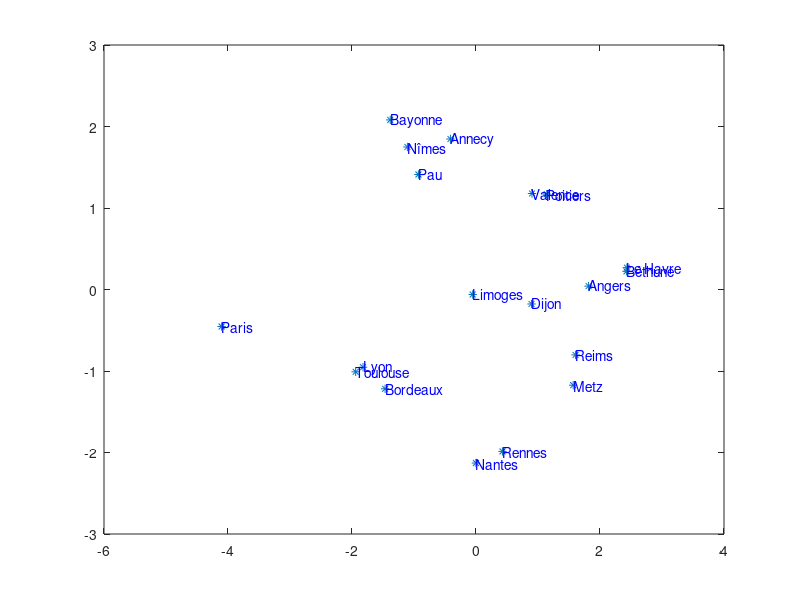

Write the MATLAB code that produced this figure. (Note: this script raises an error after producing the figure.)
%NOm:Messili
%Prenom:Kenza



% List of city names corresponding to the dataset lines
villes = {'Béthune', 'Le Havre', 'Rennes', 'Angers', 'Nantes', 'Limoges','Bordeaux', 'Bayonne', 'Pau', 'Toulouse', 'Nîmes', 'Valence','Lyon', 'Dijon', 'Paris', 'Reims', 'Metz', 'Annecy', 'Poitiers'};

%load the dataset of the market
Dataset=load('supermarche.txt');

%Display the dataset
disp('La base de donnees est  :');
disp(Dataset);

%Data size
disp('dimension de la base de donnees:');
disp(size(Dataset));

%Center the data
Data_centered=Dataset-mean(Dataset);
disp('La base de donnees centralisée:')
disp(Data_centered);

%Normalise the data
Data_Normlized=Data_centered./std(Dataset,0,1);
disp('La base de donnees normalisé:')
disp(Data_Normlized);

%Calculate the correlation matrix
Cov_matrix = (1 / (size(Data_Normlized, 1) - 1)) * (Data_Normlized' * Data_Normlized);
disp('La matrice de correlation:');
disp(Cov_matrix);

% Calculation of eigenvalues and eigenvectors
[E, D] = eig(Cov_matrix);

% Sorting of eigenvalues and eigenvectors
[D_sorted, order] = sort(diag(D), 'descend');
E_sorted = E(:, order);
disp('Vecteurs propres triés (E_sorted):');
disp(E_sorted);
disp('Valeurs propres triées (D_sorted):');
disp(D_sorted);

% Projection of data onto the first two principal components
New_data = Data_Normlized * E_sorted(:, 1:2);

%Plot the results
figure;
plot(New_data(:, 1), New_data(:, 2), '*');
for i = 1:length(villes)
    text(New_data(i, 1), New_data(i, 2), villes{i}, 'FontSize', 10, 'Color', 'blue');
end
xline(0, '--k', 'LineWidth', 0.8);
yline(0, '--k', 'LineWidth', 0.8); 
title('Projection des données sur les deux premières composantes principales');
xlabel('Composante principale 1');
ylabel('Composante principale 2');
grid on;
hold off;

%Add The new dataset d'amiens
amiens=[4.5,1.3,4.0,3.9,4.9];

%Center the amiens data
Data_amiens = amiens - mean(Dataset); 
disp('Dataset amiens center:')
disp(Data_amiens);

%Normalise the amiens data
Data_Normlized_amiens = Data_amiens ./ std(Dataset, 0, 1); 
disp('Data_Normlized_amiens :');
disp(Data_Normlized_amiens);

%Projection of new data onto the first two principal components
New_data_amiens = Data_Normlized_amiens * E_sorted(:, 1:2);
disp('New_data_amiens est:')
disp(New_data_amiens)

% Plot the results

scale_factor = 0.7; 

colors = lines(length(villes)); 

figure;
for i = 1:length(villes)
    quiver(0, 0, New_data(i, 1), New_data(i, 2), scale_factor, 'MaxHeadSize', 0.5,'Color', colors(i, :), 'LineWidth', 1.5, 'AutoScale', 'off');
    hold on;
    text(New_data(i, 1) + 0.1, New_data(i, 2) + 0.1, villes{i},'FontSize', 10, 'Color', colors(i, :), 'HorizontalAlignment', 'left');
end

plot(New_data_amiens(1), New_data_amiens(2), 'ro', 'MarkerSize', 7, 'LineWidth', 3); 
scatter(New_data_amiens(1), New_data_amiens(2), 100, 'r', 'filled');
text(New_data_amiens(1) + 0.1, New_data_amiens(2) + 0.1, 'Amiens', 'FontSize', 12,'Color', 'red', 'HorizontalAlignment', 'left');
xline(0, '--k', 'LineWidth', 0.8); 
yline(0, '--k', 'LineWidth', 0.8);
%axis([-2.5 3.5 -2.5 3.5]);
xlim([min(New_data(:, 1)) - 1, max(New_data(:, 1)) + 1]);
ylim([min(New_data(:, 2)) - 1, max(New_data(:, 2)) + 1]);
axis equal; 
grid on;
title('Projection des données sur les deux premières composantes principales avec flèches claires');
xlabel('Composante principale 1 (59.44%) ');
ylabel('Composante principale 2 (33.14%)');
hold off;


